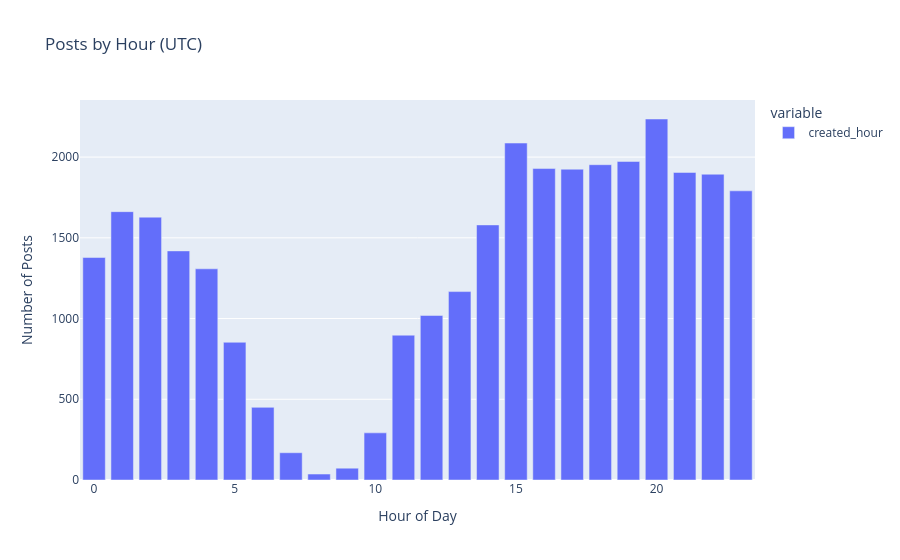

Write notebook code for a chart like this one.
### Code cell
px.bar(
    posts_per_hour_utc,
    labels={"index": "Hour of Day", "value": "Number of Posts"},
    title="Posts by Hour (UTC)",
)

### Figure 1 — Plotly figure (JSON) as saved in the notebook; plotly's stock layout.template omitted (floating-point values rounded to 4 significant figures)
{"data": [{"alignmentgroup": "True", "hovertemplate": "variable=created_hour<br>Hour of Day=%{x}<br>Number of Posts=%{y}<extra></extra>", "legendgroup": "created_hour", "marker": {"color": "#636efa", "pattern": {"shape": ""}}, "name": "created_hour", "offsetgroup": "created_hour", "orientation": "v", "showlegend": true, "textposition": "auto", "type": "bar", "x": [0, 1, 2, 3, 4, 5, 6, 7, 8, 9, 10, 11, 12, 13, 14, 15, 16, 17, 18, 19, 20, 21, 22, 23], "xaxis": "x", "y": [1378, 1662, 1628, 1419, 1308, 853, 450, 169, 37, 73, 292, 897, 1019, 1167, 1580, 2087, 1929, 1925, 1953, 1973, 2236, 1905, 1894, 1791], "yaxis": "y"}], "layout": {"barmode": "relative", "legend": {"title": {"text": "variable"}, "tracegroupgap": 0}, "title": {"text": "Posts by Hour (UTC)"}, "xaxis": {"anchor": "y", "domain": [0, 1], "title": {"text": "Hour of Day"}}, "yaxis": {"anchor": "x", "domain": [0, 1], "title": {"text": "Number of Posts"}}}}
